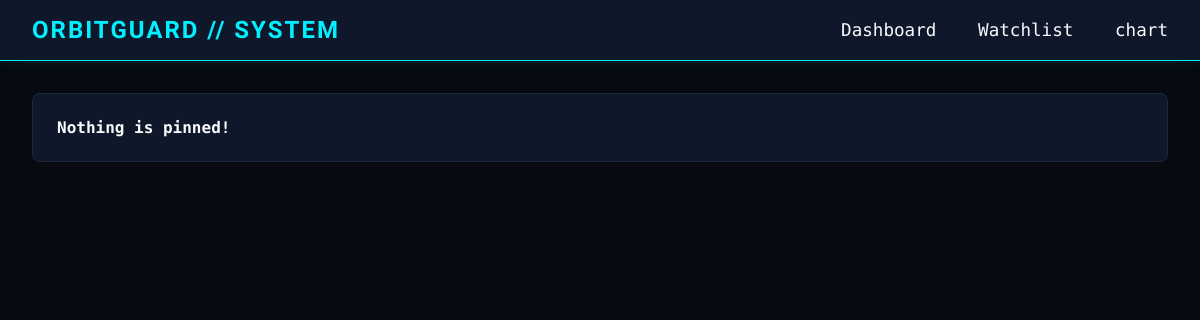
Page /watchlist on the earlier database version.
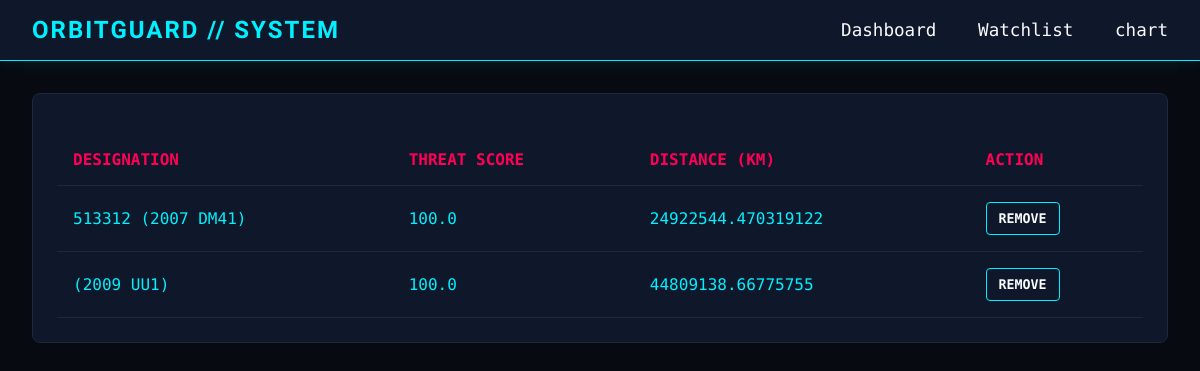
Same page on the later database version.
### tables this page shows
CREATE TABLE pinned_targets (
    id INTEGER PRIMARY KEY AUTOINCREMENT,
    asteroid_id TEXT UNIQUE NOT NULL,
    name TEXT NOT NULL,
    threat_score REAL,
    miss_distance REAL
);

### app.py (the view)
@app.route("/watchlist", methods = ['POST', 'GET'])
def watchlist():
    pinned = db.execute("SELECT * FROM pinned_targets")
    return render_template("watchlist.html", pinned = pinned)

### templates/watchlist.html (shortened to what this page needs)
{% extends "layout.html" %}
{% block body %}
    <section class="table-card">
        {% if pinned %}
        <table class="tactical-table">
            <thead>
                <tr>
                    <th>Designation</th>
                    <th>Threat Score</th>
                    <th>Distance (km)</th>
                    <th>Action</th>
                </tr>
            </thead>
            <tbody>
                {% for asteroid in pinned %}
                <tr>
                    <td>{{ asteroid.name }}</td>
                    <td>{{ asteroid.threat_score }}</td>
                    <td>{{ asteroid.miss_distance }}</td>
                    <td>
                        <form action = "/unpin" method = "post">
                            <button class="pin-btn"
                                    data-id="{{ asteroid.id }}"
                                    data-name="{{ asteroid.name }}">
                                REMOVE
                            </button>
                        </form>
                    </td>
                </tr>
                {% endfor %}
            </tbody>
        </table>
        {% else %}
        <h4>
            Nothing is pinned!
        </h4>
        {% endif %}
    </section>
{% endblock %}

### templates/layout.html (shortened to what this page needs)
<!DOCTYPE html>
<html>
<head>
    <link href= "../static/style.css" rel = "stylesheet">
</head>
<body>
    <nav class="navbar">
        <div class="nav-brand">OrbitGuard // System</div>
        <div class="nav-links">
            <a href="/">Dashboard</a>
            <a href="/watchlist">Watchlist</a>
            <a href="/chart">chart</a>
        </div>
    </nav>
    <main class="dashboard-wrapper">
        {% block body %}
        {% endblock %}
    </main>
</body>
</html>

### static/style.css (style rules this page uses)
:root { --bg-dark: #070A11; --panel-bg: #0F172A; --panel-border: #1E293B; --accent-cyan: #00F0FF; --accent-magenta: #FF0055; --text-bright: #F8FAFC; --text-muted: #64748B; }
* { margin: 0; padding: 0; box-sizing: border-box; }
body { background-color: var(--bg-dark); color: var(--text-bright); font-family: 'Share Tech Mono', monospace; min-height: 100vh; }
h1, h2, h3, .nav-brand { font-family: 'Orbitron', sans-serif; text-transform: uppercase; letter-spacing: 2px; }
.navbar { background-color: var(--panel-bg); border-bottom: 1px solid var(--accent-cyan); padding: 1rem 2rem; display: flex; justify-content: space-between; align-items: center; box-shadow: 0 0 15px rgba(0, 240, 255, 0.1); }
.nav-brand { color: var(--accent-cyan); font-size: 1.5rem; font-weight: 900; }
.nav-links a { color: var(--text-bright); text-decoration: none; margin-left: 2rem; font-size: 1.1rem; transition: color 0.3s ease; }
.dashboard-wrapper { max-width: 1400px; margin: 2rem auto; padding: 0 2rem; }
.table-card { background-color: var(--panel-bg); border: 1px solid var(--panel-border); padding: 1.5rem; border-radius: 8px; margin-bottom: 2rem; }
.tactical-table { width: 100%; border-collapse: collapse; margin-top: 1rem; }
.tactical-table th, .tactical-table td { padding: 1rem; text-align: left; border-bottom: 1px solid var(--panel-border); color: var(--accent-cyan); }
.tactical-table th { color: var(--accent-magenta); text-transform: uppercase; }
.pin-btn { background: transparent; color: var(--text-bright); border: 1px solid var(--accent-cyan); padding: 8px 12px; border-radius: 4px; cursor: pointer; font-family: inherit; font-weight: bold; transition: all 0.3s ease; }

Differences in the rows shown:
added pinned_targets: name "513312 (2007 DM41)", threat_score "100.0", miss_distance "24922544.470319122"
added pinned_targets: name "(2009 UU1)", threat_score "100.0", miss_distance "44809138.66775755"
Other differences:
text no longer shown: "Nothing is pinned!"
text now shown: "DESIGNATION THREAT SCORE DISTANCE (KM) ACTION"
